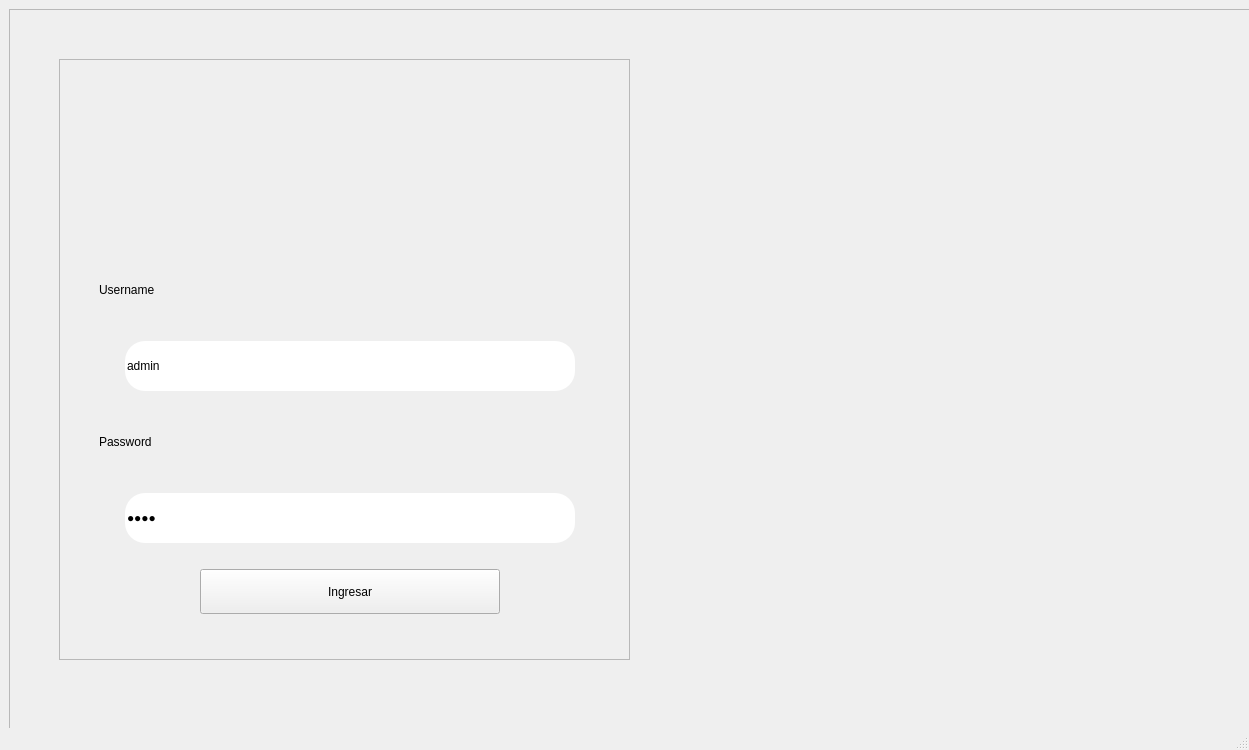
<?xml version="1.0" encoding="UTF-8"?>
<ui version="4.0">
 <class>MainWindow</class>
 <widget class="QMainWindow" name="MainWindow">
  <property name="geometry">
   <rect>
    <x>0</x>
    <y>0</y>
    <width>1249</width>
    <height>750</height>
   </rect>
  </property>
  <property name="minimumSize">
   <size>
    <width>1249</width>
    <height>750</height>
   </size>
  </property>
  <property name="windowTitle">
   <string>MainWindow</string>
  </property>
  <property name="styleSheet">
   <string notr="true">.fondo{
border-image: url(&quot;img/gym2.jpg&quot;);
}

.fondo2{
background-color: rgba(204,204,204, 200);
}

.boton{
border:2px solid black;
border-radius:20px;
padding: 5px;
background-color:#cccccc;
}

.boton:hover{
background-color:#9F111B;
}</string>
  </property>
  <widget class="QWidget" name="centralwidget">
   <layout class="QHBoxLayout" name="horizontalLayout">
    <item>
     <widget class="QFrame" name="frame">
      <property name="minimumSize">
       <size>
        <width>1249</width>
        <height>750</height>
       </size>
      </property>
      <property name="maximumSize">
       <size>
        <width>16777215</width>
        <height>16777215</height>
       </size>
      </property>
      <property name="styleSheet">
       <string notr="true"/>
      </property>
      <property name="frameShape">
       <enum>QFrame::StyledPanel</enum>
      </property>
      <property name="frameShadow">
       <enum>QFrame::Raised</enum>
      </property>
      <property name="class" stdset="0">
       <string>fondo</string>
      </property>
      <widget class="QFrame" name="frame_2">
       <property name="geometry">
        <rect>
         <x>50</x>
         <y>50</y>
         <width>571</width>
         <height>601</height>
        </rect>
       </property>
       <property name="styleSheet">
        <string notr="true"/>
       </property>
       <property name="frameShape">
        <enum>QFrame::StyledPanel</enum>
       </property>
       <property name="frameShadow">
        <enum>QFrame::Raised</enum>
       </property>
       <property name="class" stdset="0">
        <string>fondo2</string>
       </property>
       <widget class="QWidget" name="verticalLayoutWidget">
        <property name="geometry">
         <rect>
          <x>40</x>
          <y>20</y>
          <width>502</width>
          <height>561</height>
         </rect>
        </property>
        <layout class="QVBoxLayout" name="verticalLayout">
         <item alignment="Qt::AlignHCenter">
          <widget class="QLabel" name="label_3">
           <property name="minimumSize">
            <size>
             <width>260</width>
             <height>50</height>
            </size>
           </property>
           <property name="maximumSize">
            <size>
             <width>140</width>
             <height>140</height>
            </size>
           </property>
           <property name="styleSheet">
            <string notr="true">border-image: url(&quot;img/logo.jpg&quot;);</string>
           </property>
           <property name="text">
            <string/>
           </property>
           <property name="alignment">
            <set>Qt::AlignCenter</set>
           </property>
          </widget>
         </item>
         <item>
          <widget class="QLabel" name="label">
           <property name="maximumSize">
            <size>
             <width>16777215</width>
             <height>50</height>
            </size>
           </property>
           <property name="text">
            <string>Username</string>
           </property>
          </widget>
         </item>
         <item alignment="Qt::AlignHCenter">
          <widget class="QLineEdit" name="txt_username">
           <property name="minimumSize">
            <size>
             <width>450</width>
             <height>50</height>
            </size>
           </property>
           <property name="maximumSize">
            <size>
             <width>600</width>
             <height>16777215</height>
            </size>
           </property>
           <property name="styleSheet">
            <string notr="true">border-radius:20px;</string>
           </property>
           <property name="text">
            <string>admin</string>
           </property>
          </widget>
         </item>
         <item>
          <widget class="QLabel" name="label_2">
           <property name="maximumSize">
            <size>
             <width>16777215</width>
             <height>50</height>
            </size>
           </property>
           <property name="text">
            <string>Password</string>
           </property>
          </widget>
         </item>
         <item alignment="Qt::AlignHCenter">
          <widget class="QLineEdit" name="txt_password">
           <property name="minimumSize">
            <size>
             <width>450</width>
             <height>50</height>
            </size>
           </property>
           <property name="maximumSize">
            <size>
             <width>600</width>
             <height>16777215</height>
            </size>
           </property>
           <property name="styleSheet">
            <string notr="true">border-radius:20px;</string>
           </property>
           <property name="text">
            <string>1234</string>
           </property>
           <property name="echoMode">
            <enum>QLineEdit::Password</enum>
           </property>
          </widget>
         </item>
         <item alignment="Qt::AlignHCenter">
          <widget class="QPushButton" name="btn_login">
           <property name="minimumSize">
            <size>
             <width>300</width>
             <height>45</height>
            </size>
           </property>
           <property name="styleSheet">
            <string notr="true"/>
           </property>
           <property name="text">
            <string>Ingresar</string>
           </property>
           <property name="class" stdset="0">
            <string>boton</string>
           </property>
          </widget>
         </item>
        </layout>
       </widget>
      </widget>
     </widget>
    </item>
   </layout>
  </widget>
  <widget class="QMenuBar" name="menubar">
   <property name="geometry">
    <rect>
     <x>0</x>
     <y>0</y>
     <width>1249</width>
     <height>26</height>
    </rect>
   </property>
  </widget>
  <widget class="QStatusBar" name="statusbar"/>
 </widget>
 <resources/>
 <connections/>
</ui>
